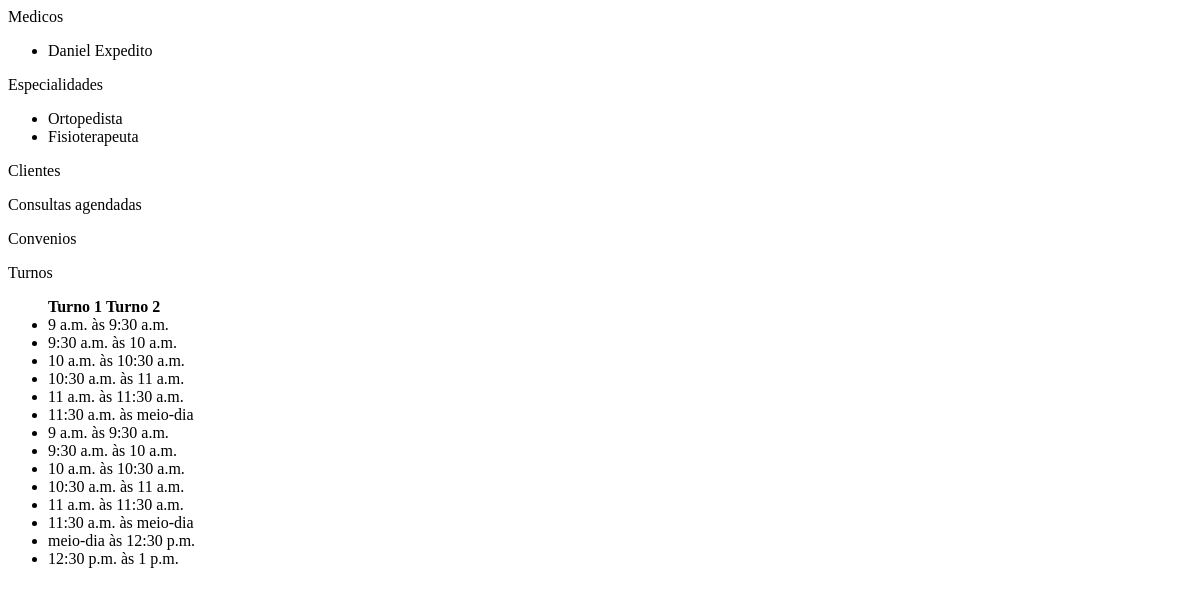
The app's page /, older data.
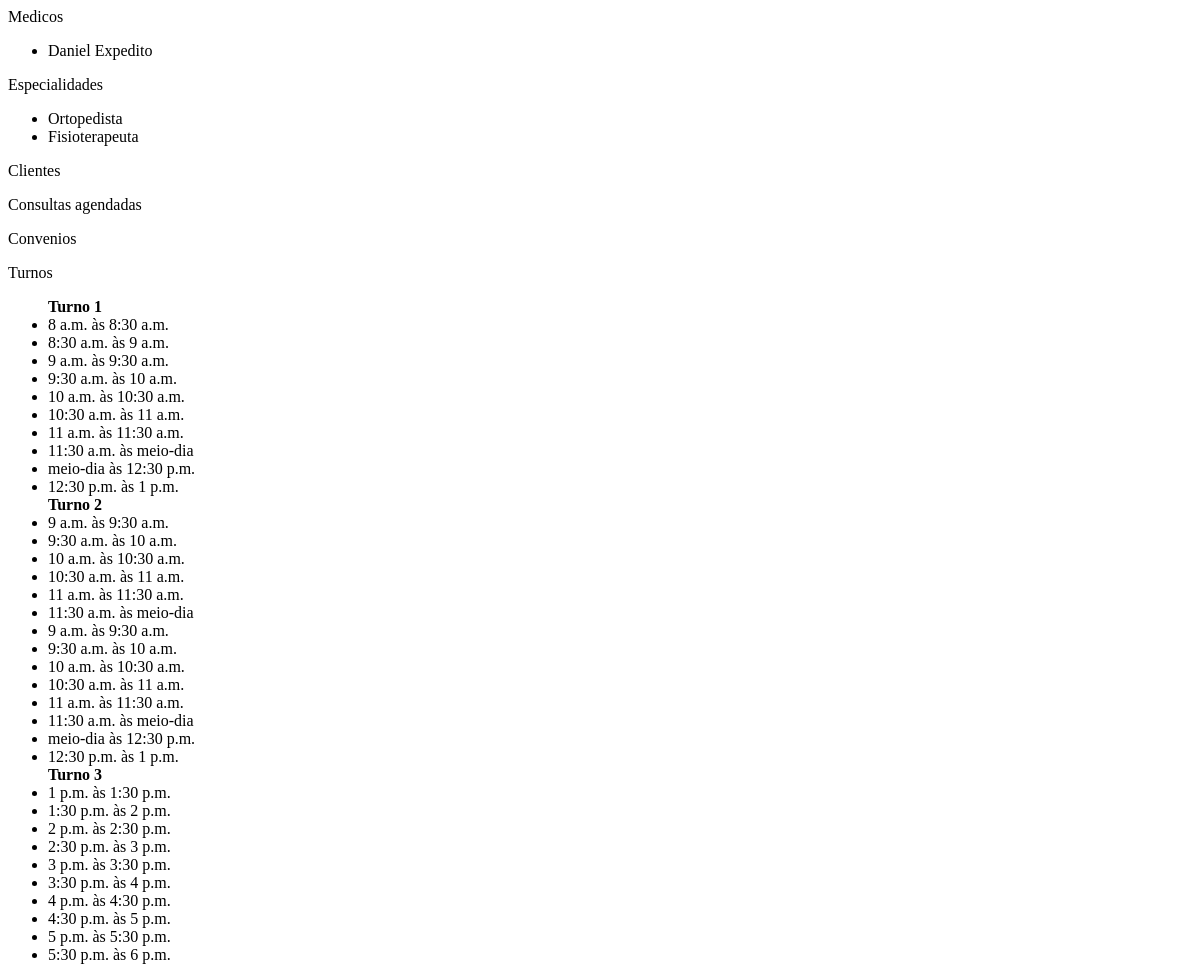
The same page, newer data.
### core/models.py (models this page shows, shortened)
class Medico(models.Model):
    nome = models.CharField(max_length=50)
    crm = models.CharField(max_length=50)
    especialidade = models.ForeignKey(Especialidade, on_delete=models.CASCADE)

class Especialidade(models.Model):
    nome = models.CharField(max_length=50)
    descricao = models.TextField(null=True)

class Turno(models.Model):
    inicio = models.TimeField()
    fim = models.TimeField()

class EscalaTempo(models.Model):
    inicio = models.TimeField()
    fim = models.TimeField()
    dia = models.ForeignKey(Turno, related_name="tempo", on_delete=models.CASCADE)
    disponivel = models.BooleanField(default=True)

### core/views.py (the view)
# urls.py: path('', index)
def index(request):
    template_name = 'index.html'
    context = {
        "medicos": Medico.objects.all(),
        "especialidades": Especialidade.objects.all(),
        "cliente": Cliente.objects.all(),
        "consulta": Consulta.objects.all(),
        "convenio": Convenio.objects.all(),
        "turnos": Turno.objects.all(),
    }
    return render(request, template_name, context)

### core/templates/index.html (shortened to what this page needs)
<!DOCTYPE html>
<html lang="en">
<head>
</head>
<body>
Medicos
<ul>
    {% for medico in medicos %}
    <li>{{ medico.nome }}</li>
    {% endfor %}
</ul>
Especialidades
<ul>
    {% for especialidade in especialidades %}
    <li>{{ especialidade.nome }}</li>
    {% endfor %}
</ul>
Clientes
Consultas agendadas
Convenios
Turnos
<ul>
    {% for turno in turnos %}
    <b>Turno {{turno.id}}</b>
        {% for escala in turno.tempo.all %}
        <li>{{escala.inicio }}  às   {{escala.fim }} </li>
        {% endfor %}
    {% endfor %}
</ul>
</body>
</html>

Row changes from the older to the newer data that the page shows:
added EscalaTempo: inicio "8 a.m.", fim "8:30 a.m.", shown under Turno id 1
added EscalaTempo: inicio "8:30 a.m.", fim "9 a.m.", shown under Turno id 1
added EscalaTempo: inicio "9 a.m.", fim "9:30 a.m.", shown under Turno id 1
added EscalaTempo: inicio "9:30 a.m.", fim "10 a.m.", shown under Turno id 1
added EscalaTempo: inicio "10 a.m.", fim "10:30 a.m.", shown under Turno id 1
added EscalaTempo: inicio "10:30 a.m.", fim "11 a.m.", shown under Turno id 1
added EscalaTempo: inicio "11 a.m.", fim "11:30 a.m.", shown under Turno id 1
added EscalaTempo: inicio "11:30 a.m.", fim "meio-dia", shown under Turno id 1
added EscalaTempo: inicio "meio-dia", fim "12:30 p.m.", shown under Turno id 1
added EscalaTempo: inicio "12:30 p.m.", fim "1 p.m.", shown under Turno id 1
added Turno: id "3"
added EscalaTempo: inicio "1 p.m.", fim "1:30 p.m.", shown under "3"
added EscalaTempo: inicio "1:30 p.m.", fim "2 p.m.", shown under "3"
added EscalaTempo: inicio "2 p.m.", fim "2:30 p.m.", shown under "3"
added EscalaTempo: inicio "2:30 p.m.", fim "3 p.m.", shown under "3"
added EscalaTempo: inicio "3 p.m.", fim "3:30 p.m.", shown under "3"
added EscalaTempo: inicio "3:30 p.m.", fim "4 p.m.", shown under "3"
added EscalaTempo: inicio "4 p.m.", fim "4:30 p.m.", shown under "3"
added EscalaTempo: inicio "4:30 p.m.", fim "5 p.m.", shown under "3"
added EscalaTempo: inicio "5 p.m.", fim "5:30 p.m.", shown under "3"
added EscalaTempo: inicio "5:30 p.m.", fim "6 p.m.", shown under "3"
